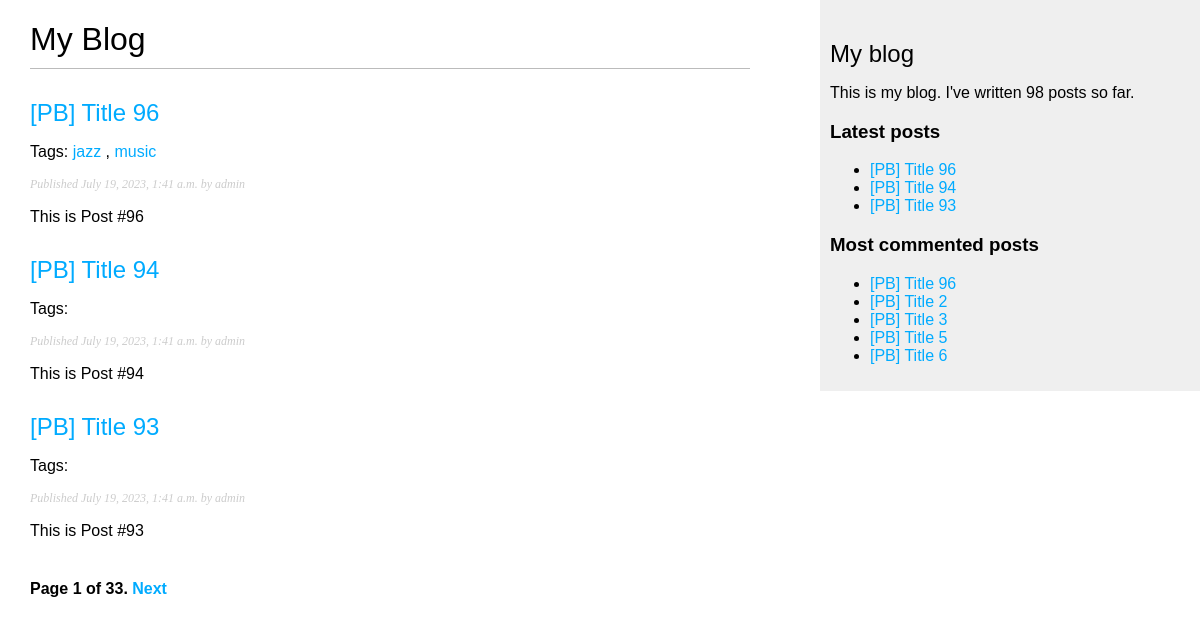
/blog/list/, run on an earlier commit of the app's database.
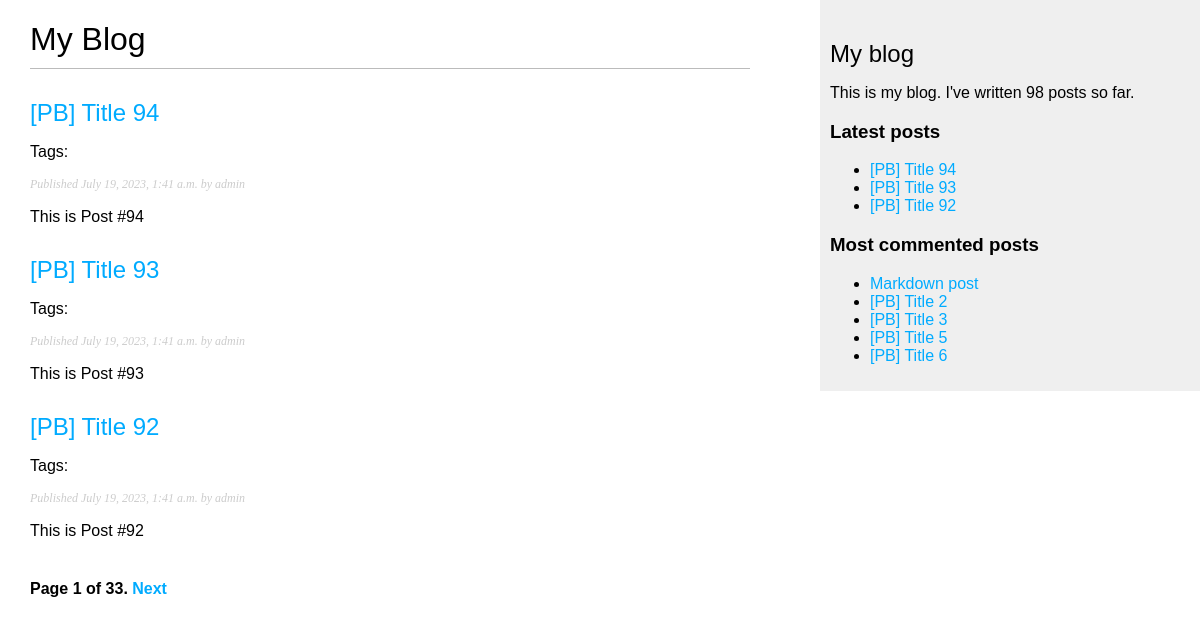
And on a later commit of the database.
### blog/models.py (models this page shows, shortened)
class Post(models.Model):
    class Status(models.TextChoices):
        DRAFT = 'DF', 'Draft'
        PUBLISHED = 'PB', 'Published'
    title = models.CharField(max_length=250)
    slug = models.SlugField(max_length=250, unique_for_date='publish', allow_unicode=True)
    author = models.ForeignKey(
        User,
        on_delete=models.CASCADE,
        related_name='blog_posts'
    )
    body = models.TextField()
    publish = models.DateTimeField(default=timezone.now)
    created = models.DateTimeField(auto_now_add=True)
    updated = models.DateTimeField(auto_now=True)
    status = models.CharField(
        max_length=2,
        choices=Status.choices,
        default=Status.DRAFT
    )
    tags = TaggableManager()
    objects = models.Manager()
    published = PublishedManager()
    class Meta:
        ordering = ['-publish']
        indexes = [
            models.Index(fields=['-publish']),
        ]
    def get_absolute_url(self):
        return reverse('blog:post_detail', args=[self.publish.year,
                                                 self.publish.month,
                                                 self.publish.day,
                                                 self.slug])

### blog/views.py (the view)
# urls.py: path('list/', views.post_list, name='post_list'),
def post_list(request, tag_slug=None):
    per_page = request.GET.get('per_page', 3)
    page_number = request.GET.get('page', 1)
    post_list = Post.published.all()
    tag = None
    if tag_slug:
        tag = get_object_or_404(Tag, slug=tag_slug)
        post_list = post_list.filter(tags__in=[tag])
    paginator = Paginator(post_list, per_page, orphans=1)
    try:
        posts = paginator.page(page_number)
    except PageNotAnInteger:
        posts = paginator.page(1)
    except EmptyPage:
        posts = paginator.page(paginator.num_pages)
    return render(request, 'blog/post/list.html', {'posts': posts, 'tag': tag})

### blog/models.py (called while the page is built)
    def get_queryset(self):
        return super().get_queryset().filter(status=Post.Status.PUBLISHED)

### blog/templatetags/blog_tags.py (called while the page is built)
@register.simple_tag
def total_posts():
    return Post.published.count()

@register.inclusion_tag('blog/post/latest_posts.html')
def show_latest_posts(count=5):
    latest_posts = Post.published.order_by('-publish')[:count]
    return {'latest_posts': latest_posts}

@register.simple_tag
def get_most_commented_posts(count=5):
    return Post.published.annotate(
        total_comments=Count('comments')
    ).order_by('-total_comments')[:count]

@register.filter(name='markdown')
def markdown_format(text):
    return mark_safe(markdown.markdown(text))

### blog/templates/blog/post/list.html (shortened to what this page needs)
{% extends 'blog/base.html' %}
{% load blog_tags %}
{% block content %}
    <h1>My Blog</h1>
    {% for post in posts %}
        <h2>
            <a href="{{ post.get_absolute_url }}">
                {{ post.title }}
            </a>
        </h2>
        <p class="tags">
            Tags:
            {% for tag in post.tags.all %}
                <a href="{% url "blog:post_list_by_tag" tag.slug %}">
                    {{ tag.name }}
                </a>
                {% if not forloop.last %}, {% endif %}
            {% endfor %}
        </p>
        <p class="date">
            Published {{ post.publish }} by {{ post.author }}
        </p>
        {{ post.body|markdown|truncatewords_html:30 }}
    {% endfor %}
    {% if page_obj != null %}
        {% include "pagination.html" with page=page_obj %}
    {% else %}
        {% include "pagination.html" with page=posts %}
    {% endif %}
{% endblock content %}

### blog/templates/blog/base.html (shortened to what this page needs)
{% load static %}
{% load blog_tags %}
<!doctype html>
<html lang="en">
<head>
    <link rel="stylesheet" href="{% static 'css/blog.css' %}">
</head>
<body>
    <div id="content">
    {% block content %}
    {% endblock content %}
    </div>
    <div id="sidebar">
        <h2>My blog</h2>
        <p>
            This is my blog.
            I've written {% total_posts %} posts so far.
        </p>
        <h3>Latest posts</h3>
        {% show_latest_posts 3 %}
        <h3>Most commented posts</h3>
        {% get_most_commented_posts as most_commented_posts %}
        <ul>
            {% for post in most_commented_posts %}
                <li>
                    <a href="{{ post.get_absolute_url }}">{{ post.title }}</a>
                </li>
            {% endfor %}
        </ul>
    </div>
</body>
</html>

### blog/templates/pagination.html (shortened to what this page needs)
<div class="pagination">
    <span class="step-links">
        <span class="current">
            Page {{ page.number }} of {{ page.paginator.num_pages }}.
        </span>
        {% if page.has_next %}
            <a href="?page={{ page.next_page_number }}">Next</a>
        {% endif %}
    </span>
</div>

### blog/templates/blog/post/latest_posts.html
<ul>
    {% for post in latest_posts %}
        <li>
            <a href="{{ post.get_absolute_url }}">
                {{ post.title }}
            </a>
        </li>
    {% endfor %}
</ul>

### blog/static/css/blog.css (style rules this page uses)
body { margin:0; padding:0; font-family:helvetica, sans-serif; }
a { color:#00abff; text-decoration:none; }
h1 { font-weight:normal; border-bottom:1px solid #bbb; padding:0 0 10px 0; }
h2 { font-weight:normal; margin:30px 0 0; }
#content { float:left; width:60%; padding:0 0 0 30px; }
#sidebar { float:right; width:30%; padding:10px; background:#efefef; height:100%; }
p.date { color:#ccc; font-family: georgia, serif; font-size: 12px; font-style: italic; }
.pagination { margin:40px 0; font-weight:bold; }

What changed in the data, as far as the page shows it:
no longer on one of the page's lists (row edited): Post: title "[PB] Title 96", publish "July 19, 2023, 1:41 a.m.", author "admin", body "This is Post #96"
now on this page (row unchanged): Post: title "[PB] Title 92", publish "July 19, 2023, 1:41 a.m.", author "admin", body "This is Post #92"
changed Post: loses Tag (name "jazz"); loses Tag (name "music"); title "[PB] Title 96" → "Markdown post"
